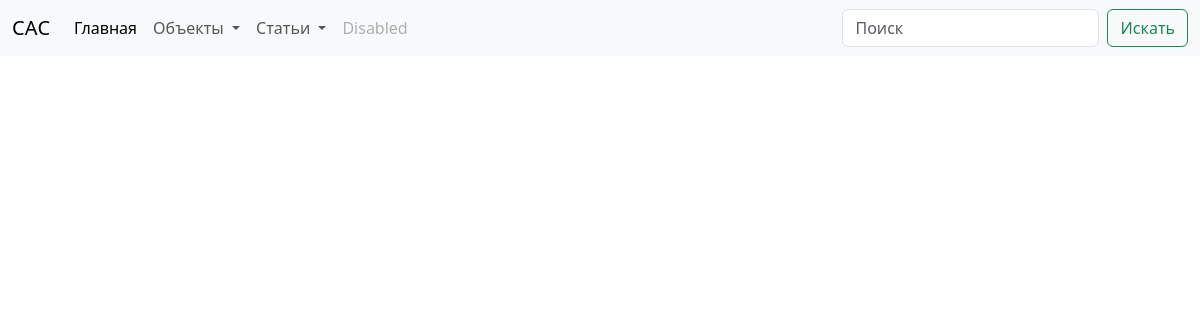
/, run on an earlier commit of the app's database.
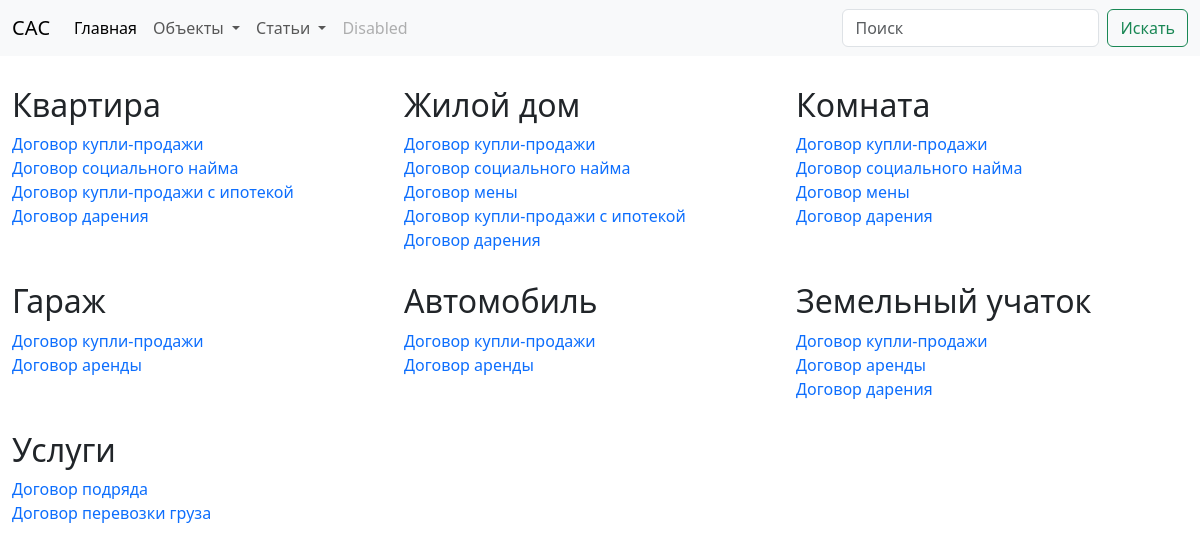
And on a later commit of the database.
### dogovor_online/models.py (models this page shows)
class ObjectByDogovor(models.Model):
    name = models.CharField(max_length=100, verbose_name='Объект договора')
    sluck = models.CharField(max_length=100, verbose_name='Ссылка')
    dogovors = models.ManyToManyField(Dogovor, related_name='dogovors', verbose_name='Договоры')
    def __str__(self):
        return self.name
    class Meta:
        verbose_name = 'Объект договора'
        verbose_name_plural = 'Объекты договора'

class Dogovor(models.Model):
    name = models.CharField(max_length=100, verbose_name='Договор')
    url = models.CharField(max_length=100, verbose_name='Ссылка')
    def __str__(self):
        return self.name
    class Meta:
        verbose_name = 'Договор'
        verbose_name_plural = 'Договоры'

### dogovor_online/views.py (the view)
# urls.py: path('', views.home, name='home'),
def home(request):
    objects = ObjectByDogovor.objects.all()
    context = {
        'Objects': objects,
    }
    return render(request, 'dogovor_online/home.html', context)

### dogovor_online/templates/dogovor_online/home.html (shortened to what this page needs)
{% extends 'dogovor_online/base.html' %}
{% block main_content %}
<div class="main_objects">
    {% for item in Objects %}
    <div class="">
    <h2> {{ item.name }}</h2>
    {% for i in item.dogovors.all %}
    <a href="{% url item.sluck i.url %}">{{ i }}</a><br>
    {% endfor %}
</div>
    {% endfor %}
</div>
{% endblock %}

### dogovor_online/templates/dogovor_online/base.html (shortened to what this page needs)
<!DOCTYPE html>
<html lang="en">
<head>
    <link href="https://cdn.jsdelivr.net/npm/bootstrap@5.3.0-alpha1/dist/css/bootstrap.min.css" rel="stylesheet">
    <link rel="stylesheet" href="{{ STATIC_URL}}/static/main.css">
  </head>
<body>
<nav class="navbar navbar-expand-lg bg-body-tertiary">
  <div class="container-fluid">
    <a class="navbar-brand" href="{% url 'home' %}">САС</a>
    <div class="collapse navbar-collapse" id="navbarSupportedContent">
      <ul class="navbar-nav me-auto mb-2 mb-lg-0">
        <li class="nav-item">
          <a class="nav-link active" aria-current="page" href="{% url 'home' %}">Главная</a>
        </li>
        <li class="nav-item dropdown">
          <a class="nav-link dropdown-toggle" href="#" role="button" data-bs-toggle="dropdown" aria-expanded="false">
            Объекты
          </a>
        </li>
          <li class="nav-item dropdown">
          <a class="nav-link dropdown-toggle" href="#" role="button" data-bs-toggle="dropdown" aria-expanded="false">
            Статьи
          </a>
        </li>
        <li class="nav-item">
          <a class="nav-link disabled">Disabled</a>
        </li>
      </ul>
      <form class="d-flex" role="search">
        <input class="form-control me-2" type="search" placeholder="Поиск" aria-label="Search">
        <button class="btn btn-outline-success" type="submit">Искать</button>
      </form>
    </div>
  </div>
</nav>
    <div class="container">
        <div class="row">
            {% block main_content %}{% endblock %}
        </div>
    </div>
</body>
</html>

### dogovor_online/static/main.css (style rules this page uses)
a { text-decoration: none; }
.container { max-width: 1320px; margin: 0 auto; margin-top: 30px; }
.main_objects { display: grid; grid-template-columns: 1fr 1fr 1fr; grid-row-gap: 30px; }

What changed in the data, as far as the page shows it:
added ObjectByDogovor: name "Квартира"
added Dogovor: name "Договор купли-продажи"
added Dogovor: name "Договор социального найма"
added Dogovor: name "Договор купли-продажи с ипотекой"
added Dogovor: name "Договор дарения"
added ObjectByDogovor: name "Жилой дом"
added Dogovor: name "Договор мены"
added ObjectByDogovor: name "Комната"
added ObjectByDogovor: name "Гараж"
added Dogovor: name "Договор аренды"
added ObjectByDogovor: name "Автомобиль"
added ObjectByDogovor: name "Земельный учаток"
added ObjectByDogovor: name "Услуги"
added Dogovor: name "Договор подряда", shown under "Услуги"
added Dogovor: name "Договор перевозки груза", shown under "Услуги"
